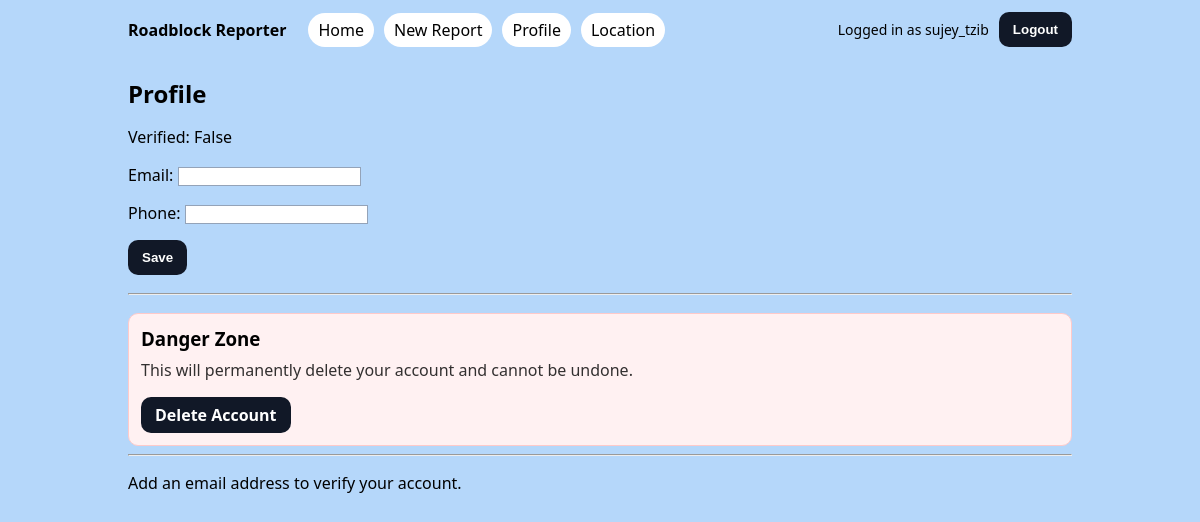
The app's page /profile/contact/ (signed in), older data.
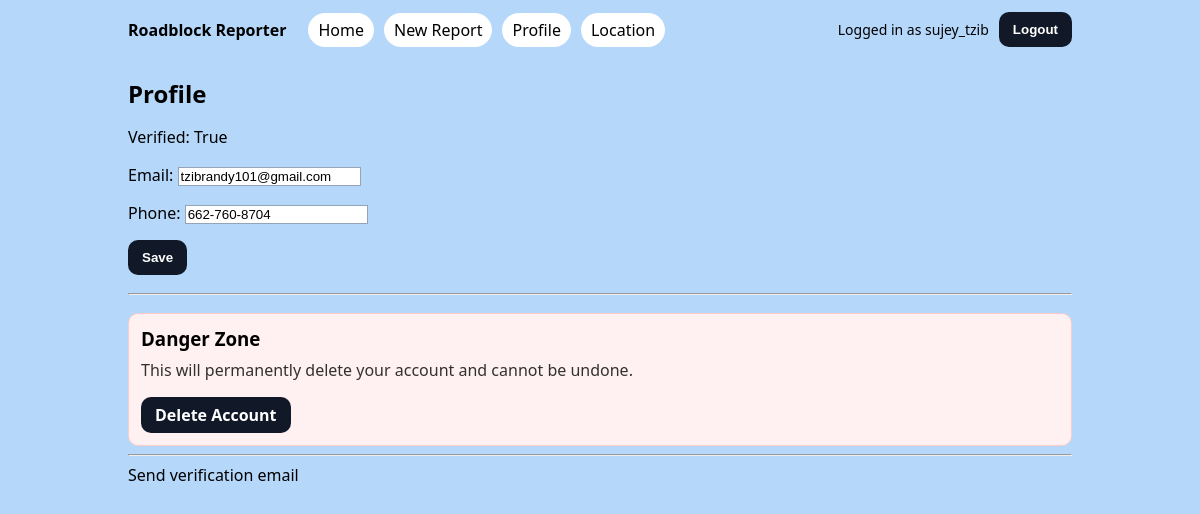
The same page, newer data.
### app/models.py (models this page shows, shortened)
class UserProfile(models.Model):
    user = models.OneToOneField(User, on_delete=models.CASCADE, related_name="profile")
    city = models.CharField(max_length=80, blank=True)
    state = models.CharField(max_length=2, blank=True)
    email = models.EmailField(blank=True)      # profile email (can differ from User.email if you want)
    phone = models.CharField(max_length=20, blank=True)
    is_verified = models.BooleanField(default=False)

### app/views.py (the view)
# urls.py: path("profile/contact/", edit_contact_view, name="edit-contact"),
@login_required
def edit_contact_view(request):
    profile, _ = UserProfile.objects.get_or_create(user=request.user)
    if request.method == "POST":
        form = ProfileContactForm(request.POST, instance=profile)
        if form.is_valid():
            form.save()
            messages.success(request, "Contact info saved.")
            return redirect("edit-contact")
    else:
        form = ProfileContactForm(instance=profile)
    return render(request, "roadblocks/edit_contact.html", {"form": form, "profile": profile})

### app/forms.py (shortened to what this page needs)
class ProfileContactForm(forms.ModelForm):
    class Meta:
        model = UserProfile
        fields = ["email", "phone"]

### app/templates/roadblocks/edit_contact.html (shortened to what this page needs)
{% extends "base.html" %}
{% block content %}
<h2>Profile</h2>
<p>Verified: {{ profile.is_verified }}</p>
<form method="post">
  {{ form.as_p }}
  <button type="submit">Save</button>
</form>
<hr style="margin: 18px 0;">
{% if not user.is_staff and not user.is_superuser %}
  <div class="danger-zone">
    <h3 style="margin-bottom:8px;">Danger Zone</h3>
    <p style="margin-top:0; opacity:.8;">
      This will permanently delete your account and cannot be undone.
    </p>
    <a class="btn btn-danger" href="{% url 'delete-account' %}">
      Delete Account
    </a>
  </div>
  <hr>
{% endif %}
{% if profile.email %}
  <a href="{% url 'send-verify-email' %}">Send verification email</a>
{% else %}
  <p>Add an email address to verify your account.</p>
{% endif %}
{% endblock %}

Row changes from the older to the newer data that the page shows:
changed UserProfile: is_verified "False" → "True"; email (not shown) → "tzibrandy101@gmail.com"; phone (not shown) → "662-760-8704"
Text that changed along with them:
text no longer shown: "Add an email address to verify your account."
text now shown: "Send verification email"
